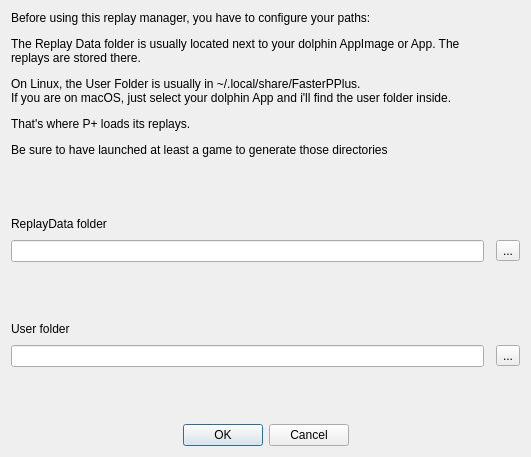
<?xml version="1.0" encoding="UTF-8"?>
<ui version="4.0">
 <class>PathDialog</class>
 <widget class="QDialog" name="PathDialog">
  <property name="geometry">
   <rect>
    <x>0</x>
    <y>0</y>
    <width>531</width>
    <height>457</height>
   </rect>
  </property>
  <property name="windowTitle">
   <string>Dialog</string>
  </property>
  <layout class="QGridLayout" name="gridLayout">
   <item row="0" column="1">
    <widget class="QLabel" name="label">
     <property name="text">
      <string>&lt;!DOCTYPE HTML PUBLIC &quot;-//W3C//DTD HTML 4.0//EN&quot; &quot;http://www.w3.org/TR/REC-html40/strict.dtd&quot;&gt;
&lt;html&gt;&lt;head&gt;&lt;meta name=&quot;qrichtext&quot; content=&quot;1&quot; /&gt;&lt;style type=&quot;text/css&quot;&gt;
p, li { white-space: pre-wrap; }
&lt;/style&gt;&lt;/head&gt;&lt;body style=&quot; font-family:'Sans Serif'; font-size:9pt; font-weight:400; font-style:normal;&quot;&gt;
&lt;p style=&quot; margin-top:12px; margin-bottom:12px; margin-left:0px; margin-right:0px; -qt-block-indent:0; text-indent:0px;&quot;&gt;Before using this replay manager, you have to configure your paths:&lt;/p&gt;
&lt;p style=&quot; margin-top:12px; margin-bottom:12px; margin-left:0px; margin-right:0px; -qt-block-indent:0; text-indent:0px;&quot;&gt;The Replay Data folder is usually located next to your dolphin AppImage or App. The replays are stored there.&lt;/p&gt;
&lt;p style=&quot; margin-top:12px; margin-bottom:12px; margin-left:0px; margin-right:0px; -qt-block-indent:0; text-indent:0px;&quot;&gt;On Linux, the User Folder is usually in &lt;span style=&quot; font-family:'Monospace','monospace'; color:#000000;&quot;&gt;~/.local/share/FasterPPlus&lt;/span&gt;.&lt;br /&gt;If you are on macOS, just select your dolphin App and i'll find the user folder inside.&lt;/p&gt;
&lt;p style=&quot; margin-top:12px; margin-bottom:12px; margin-left:0px; margin-right:0px; -qt-block-indent:0; text-indent:0px;&quot;&gt;That's where P+ loads its replays.&lt;/p&gt;
&lt;p style=&quot; margin-top:12px; margin-bottom:12px; margin-left:0px; margin-right:0px; -qt-block-indent:0; text-indent:0px;&quot;&gt;Be sure to have launched at least a game to generate those directories&lt;/p&gt;&lt;/body&gt;&lt;/html&gt;</string>
     </property>
     <property name="wordWrap">
      <bool>true</bool>
     </property>
    </widget>
   </item>
   <item row="7" column="1" colspan="2">
    <spacer name="verticalSpacer">
     <property name="orientation">
      <enum>Qt::Vertical</enum>
     </property>
     <property name="sizeHint" stdset="0">
      <size>
       <width>20</width>
       <height>40</height>
      </size>
     </property>
    </spacer>
   </item>
   <item row="4" column="1">
    <spacer name="verticalSpacer_2">
     <property name="orientation">
      <enum>Qt::Vertical</enum>
     </property>
     <property name="sizeHint" stdset="0">
      <size>
       <width>20</width>
       <height>40</height>
      </size>
     </property>
    </spacer>
   </item>
   <item row="3" column="1">
    <widget class="QLineEdit" name="replayDataFolder_Line"/>
   </item>
   <item row="5" column="1">
    <layout class="QHBoxLayout" name="horizontalLayout_2">
     <item>
      <widget class="QLabel" name="userFolder_Label">
       <property name="text">
        <string>User folder</string>
       </property>
      </widget>
     </item>
     <item>
      <spacer name="horizontalSpacer_2">
       <property name="orientation">
        <enum>Qt::Horizontal</enum>
       </property>
       <property name="sizeHint" stdset="0">
        <size>
         <width>40</width>
         <height>20</height>
        </size>
       </property>
      </spacer>
     </item>
    </layout>
   </item>
   <item row="3" column="3">
    <widget class="QToolButton" name="replayDataFolder_Select">
     <property name="text">
      <string>...</string>
     </property>
    </widget>
   </item>
   <item row="6" column="3">
    <widget class="QToolButton" name="userFolder_Select">
     <property name="text">
      <string>...</string>
     </property>
    </widget>
   </item>
   <item row="8" column="1" colspan="3">
    <widget class="QDialogButtonBox" name="buttonBox">
     <property name="standardButtons">
      <set>QDialogButtonBox::Cancel|QDialogButtonBox::Ok</set>
     </property>
     <property name="centerButtons">
      <bool>true</bool>
     </property>
    </widget>
   </item>
   <item row="2" column="1">
    <layout class="QHBoxLayout" name="horizontalLayout">
     <item>
      <widget class="QLabel" name="replayData_Label">
       <property name="text">
        <string>ReplayData folder</string>
       </property>
      </widget>
     </item>
     <item>
      <spacer name="horizontalSpacer">
       <property name="orientation">
        <enum>Qt::Horizontal</enum>
       </property>
       <property name="sizeHint" stdset="0">
        <size>
         <width>40</width>
         <height>20</height>
        </size>
       </property>
      </spacer>
     </item>
    </layout>
   </item>
   <item row="6" column="1">
    <widget class="QLineEdit" name="userFolder_Line"/>
   </item>
   <item row="1" column="1">
    <spacer name="verticalSpacer_3">
     <property name="orientation">
      <enum>Qt::Vertical</enum>
     </property>
     <property name="sizeHint" stdset="0">
      <size>
       <width>20</width>
       <height>40</height>
      </size>
     </property>
    </spacer>
   </item>
  </layout>
 </widget>
 <resources/>
 <connections>
  <connection>
   <sender>buttonBox</sender>
   <signal>rejected()</signal>
   <receiver>PathDialog</receiver>
   <slot>reject()</slot>
   <hints>
    <hint type="sourcelabel">
     <x>251</x>
     <y>278</y>
    </hint>
    <hint type="destinationlabel">
     <x>367</x>
     <y>249</y>
    </hint>
   </hints>
  </connection>
  <connection>
   <sender>buttonBox</sender>
   <signal>accepted()</signal>
   <receiver>PathDialog</receiver>
   <slot>accept()</slot>
   <hints>
    <hint type="sourcelabel">
     <x>54</x>
     <y>279</y>
    </hint>
    <hint type="destinationlabel">
     <x>29</x>
     <y>246</y>
    </hint>
   </hints>
  </connection>
 </connections>
</ui>
